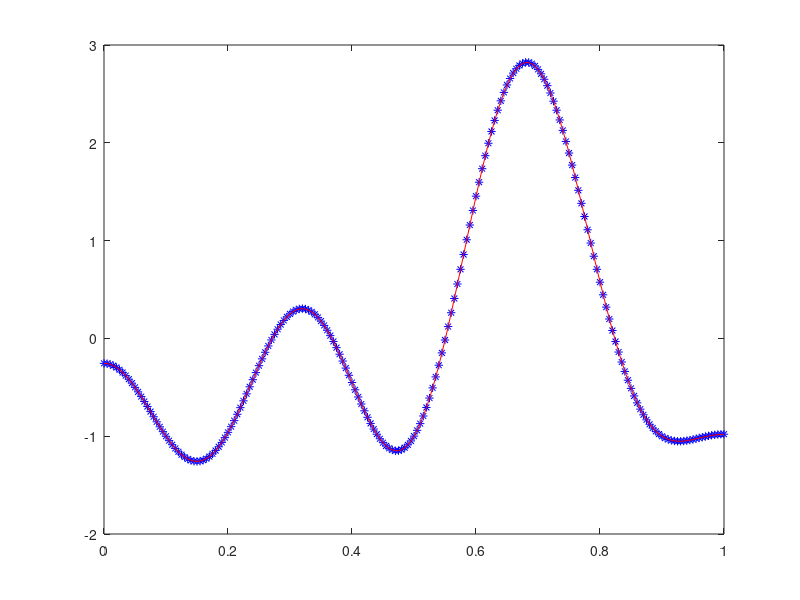
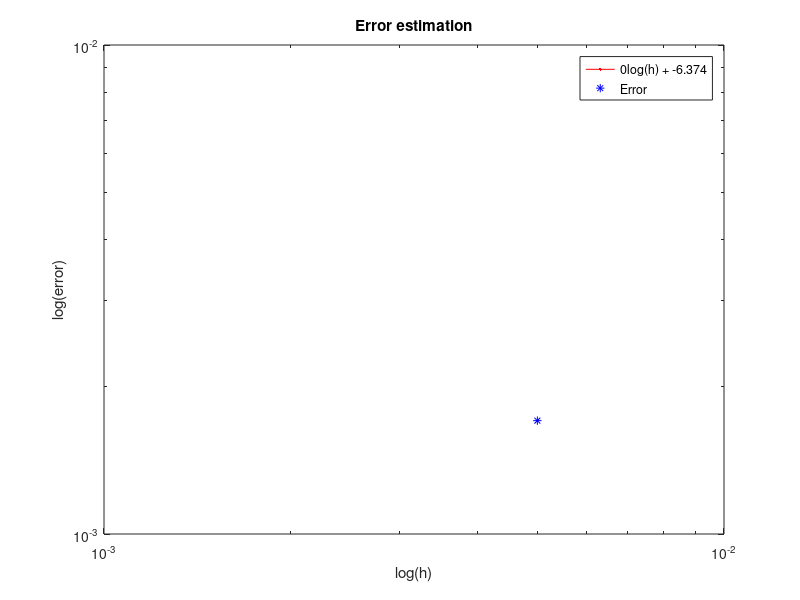

Recreate these plots in MATLAB, in order.
close all;
N = 201;
x0 = 0;
xN = 1;
h = (xN-x0)./(N-1);
k = zeros(1,length(N));
k2 = zeros(1,length(N));
t0 = 0;
T = 0.7;
c = 1;
lambda = pi*c/xN;

%%%%%% Initial data %%%%%%
u_x0 = 0; u_xN = 0; % Neumann
u0 = @(x) cos(lambda.*x/c) + 2*cos(2*lambda.*x/c) + cos(3*lambda.*x/c) + cos(4*lambda.*x/c) + cos(5*lambda.*x/c) + cos(6*lambda.*x/c);
u0_t = 0;
u_exact = @(x,t) cos(lambda.*t)*cos(lambda.*x/c) + cos(2*lambda.*t)*2*cos(2*lambda.*x/c) + cos(3*lambda.*t)*cos(3*lambda.*x/c)+ cos(4*lambda.*t)*cos(4*lambda.*x/c) + cos(5*lambda.*t)*cos(5*lambda.*x/c) + cos(6*lambda.*t)*cos(6*lambda.*x/c);
%%%%%%%%%%%%%%%%%%%%%%%%%%

e1 = cell(1,length(N));
eN = cell(1,length(N));
d1 = cell(1,length(N));
dN = cell(1,length(N));
H = cell(1,length(N));
M = cell(1,length(N));
D2 = cell(1,length(N));
u = cell(1, length(N));
error = cell(1, length(N));
x = cell(1, length(N));
t = cell(1, length(N));
for j = 1:length(N)
   e1{1,j} = zeros(1,N(j));
   eN{1,j} = zeros(1,N(j));
   d1{1,j} = zeros(1,N(j));
   dN{1,j} = zeros(1,N(j));
   e1{1,j}(1,1) = 1;   
   eN{1,j}(1,end) = 1;

   %%%%%% second-order D2%%%%%% (But first???)

   %%%%%% second-order D2%%%%%% 

%    d1{1,j}(1,1:3) = 1/h(j)*[-3/2 2 -1/2];
%    dN{1,j}(1,(end-2):end) = 1/h(j)*[1/2 -2 3/2];
%    H{1,j} = h(j)*diag(ones(1,N(j)));
%    H{1,j}(1,1) = H{1,j}(1,1)/2; 
%    H{1,j}(end,end) = H{1,j}(end,end)/2;
%    M{1,j} = (1/h(j))*(zeros(N(j))  + diag(2*ones(N(j) ,1)) + diag(-ones(N(j)-1,1), 1) + diag(-ones(N(j)-1,1), -1));  
%    M{1,j}(1,1) = M{1,j}(1,1)/2; 
%    M{1,j}(end,end) = M{1,j}(end,end)/2;

   %%%%%% fourth-order D2%%%%%%
   d1{1,j}(1,1:4) = 1/h(j)*[11/6 -3 3/2 -1/3];
   dN{1,j}(1,(end-3):end) = 1/h(j)*[1/3 -3/2 3 -11/6];
   H{1,j} = diag(ones(1,N(j)));
   H{1,j}(1,1) = 17/48; H{1,j}(end,end) = 17/48;
   H{1,j}(2,2) = 59/48; H{1,j}(end-1,end-1) = 59/48;
   H{1,j}(3,3) = 43/48; H{1,j}(end-2,end-2) = 43/48;
   H{1,j}(4,4) = 49/48; H{1,j}(end-3,end-3) = 49/48;
   H{1,j} = h(j) * H{1,j};
   M{1,j} = (zeros(N(j))  + diag(5/2*ones(N(j) ,1)) + diag(-4/3*ones(N(j)-1,1), 1) + diag(-4/3*ones(N(j)-1,1), -1) + diag(1/12*ones(N(j)-2,1), 2) + diag(1/12*ones(N(j)-2,1), -2));  
   M_U1 = [9/8 -59/48 1/12 1/48]; M_U2 = [-59/48 59/24 -59/48 0]; M_U3 = [1/12 -59/48 55/24 -59/48]; M_U4 = [1/48 0 -59/48 59/24];
   M{1,j}(1,1:4) = M_U1; M{1,j}(2,1:4) = M_U2; M{1,j}(3,1:4) = M_U3; M{1,j}(4,1:4) = M_U4;
   M{1,j}(end,(end-3):end) = fliplr(M_U1); M{1,j}(end-1,(end-3):end) = fliplr(M_U2); M{1,j}(end-2,(end-3):end) = fliplr(M_U3); M{1,j}(end-3,(end-3):end) = fliplr(M_U4);
   M{1,j} = 1/h(j) * M{1,j};
   %%%%%%%%%%%%%%%%%%%%%%%%%%%%
   
   %%%%%%%%%%%%%%%%%%%%%%%%%%%%
   D2{1,j} = H{1,j}\(-M{1,j}-e1{1,j}'*d1{1,j}+eN{1,j}'*dN{1,j});
   %%%%%%%%%%%%%%%%%%%%%%%%%%%%
   
   %%%%%%% timestep %%%%%%%
%    k(j) = 2*h(j)/sqrt(max(abs(eig(c^2.*(D2{1,j} + H{1,j}\(e1{1,j}'*d1{1,j}) - H{1,j}\(eN{1,j}'*dN{1,j})))))); 
   k(j) = 0.01*h(j)/c; 
   %%%%%%%%%%%%%%%%%%%%%%%%
   
   x{1,j} = linspace(x0, xN, N(j));
   t{1,j} = linspace(t0, T, (T-t0)/k(j));
   u{1,j} = zeros(length(x{1,j}), length(t{1,j}));
   error{1,j} = zeros(1, length(t{1,j}));
   %%%%% Initial data %%%%%%%%%
   u{1,j}(:,1) = u0(x{1,j});
   u{1,j}(:,2) = k(j)*u0_t + k(j)^2/2*c^2*(D2{1,j}*u{1,j}(:,1)+ H{1,j}\(e1{1,j}'*(d1{1,j}*u{1,j}(:,1)-u_x0)) - H{1,j}\(eN{1,j}'*(dN{1,j}*u{1,j}(:,1)-u_xN))) + u{1,j}(:,1);
   %%%%%%%%%%%%%%%%%%%%%%%%%%%%
    pause on;
   for n = 3:length(t{1,j})
       u{1,j}(:,n) = k(j)^2*c^2.*(D2{1,j}*u{1,j}(:,n-1) + H{1,j}\(e1{1,j}'*(d1{1,j}*u{1,j}(:,n-1)-u_x0)) - H{1,j}\(eN{1,j}'*(dN{1,j}*u{1,j}(:,n-1)-u_xN))) + 2*u{1,j}(:,n-1) - u{1,j}(:,n-2);
       error{1,j}(1,n) = norm(-u{1,j}(:,n)'+ u_exact(x{1,j},t{1,j}(n)),2)/sqrt(N(j));
%        figure(j);
%        plot(x{1,j},u{1,j}(:,n),'*b');
%        hold on;
%        plot(x{1,j},u_exact(x{1,j},t{1,j}(n)),'r');
%        axis([x0 xN -4 7]);
%        pause(0.0001);
%        hold off;
   end   
   figure(j);
   plot(x{1,j},u{1,j}(:,end),'*b');
   hold on;
   plot(x{1,j},u_exact(x{1,j},t{1,j}(end)),'r');
   hold off;
end
figure(j+1);
err = zeros(1, length(N));
for j=1:length(err)
   err(j) = norm(-u{1,j}(:,end)'+ u_exact(x{1,j},t{1,j}(end)),2)/sqrt(N(j));
end
p = polyfit(log(h),log(err),1);
y = polyval(p,log(h));
loglog(h, exp(y),'r',h,err, 'b*');
legend([num2str(p(1)),'log(h) + ', num2str(p(2))],'Error');
xlabel('log(h)');
ylabel('log(error)');
title('Error estimation');
